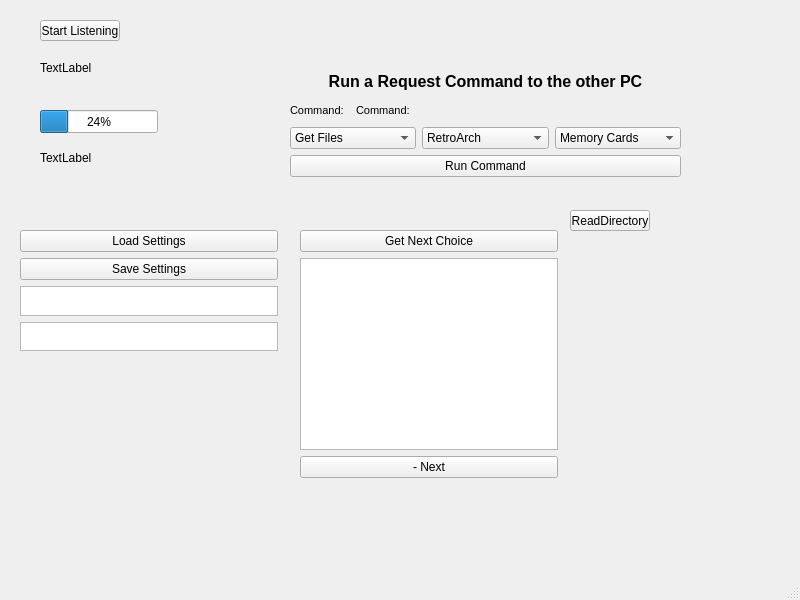
<?xml version="1.0" encoding="UTF-8"?>
<ui version="4.0">
 <class>TCP_Client_A</class>
 <widget class="QMainWindow" name="TCP_Client_A">
  <property name="geometry">
   <rect>
    <x>0</x>
    <y>0</y>
    <width>800</width>
    <height>600</height>
   </rect>
  </property>
  <property name="windowTitle">
   <string>TCP_Client_A</string>
  </property>
  <widget class="QWidget" name="centralwidget">
   <widget class="QPushButton" name="pushButton">
    <property name="geometry">
     <rect>
      <x>40</x>
      <y>20</y>
      <width>80</width>
      <height>21</height>
     </rect>
    </property>
    <property name="text">
     <string>Start Listening</string>
    </property>
   </widget>
   <widget class="QLabel" name="receivedStatusLabel">
    <property name="geometry">
     <rect>
      <x>40</x>
      <y>150</y>
      <width>511</width>
      <height>16</height>
     </rect>
    </property>
    <property name="text">
     <string>TextLabel</string>
    </property>
   </widget>
   <widget class="QProgressBar" name="receivedProgressBar">
    <property name="geometry">
     <rect>
      <x>40</x>
      <y>110</y>
      <width>118</width>
      <height>23</height>
     </rect>
    </property>
    <property name="value">
     <number>24</number>
    </property>
   </widget>
   <widget class="QLabel" name="progressLabel">
    <property name="geometry">
     <rect>
      <x>40</x>
      <y>60</y>
      <width>511</width>
      <height>16</height>
     </rect>
    </property>
    <property name="text">
     <string>TextLabel</string>
    </property>
   </widget>
   <widget class="QPushButton" name="ReadDirectoryButton">
    <property name="geometry">
     <rect>
      <x>570</x>
      <y>210</y>
      <width>80</width>
      <height>21</height>
     </rect>
    </property>
    <property name="text">
     <string>ReadDirectory</string>
    </property>
   </widget>
   <widget class="QWidget" name="">
    <property name="geometry">
     <rect>
      <x>300</x>
      <y>230</y>
      <width>258</width>
      <height>248</height>
     </rect>
    </property>
    <layout class="QVBoxLayout" name="verticalLayout">
     <item>
      <widget class="QPushButton" name="pushButton_NextChoice">
       <property name="text">
        <string>Get Next Choice</string>
       </property>
      </widget>
     </item>
     <item>
      <widget class="QListView" name="listViewChoices"/>
     </item>
     <item>
      <widget class="QPushButton" name="pushButton_RemoveNext">
       <property name="text">
        <string>- Next</string>
       </property>
      </widget>
     </item>
    </layout>
   </widget>
   <widget class="QWidget" name="">
    <property name="geometry">
     <rect>
      <x>290</x>
      <y>70</y>
      <width>391</width>
      <height>107</height>
     </rect>
    </property>
    <layout class="QVBoxLayout" name="verticalLayout_2">
     <item>
      <layout class="QVBoxLayout" name="verticalLayout_4">
       <item>
        <widget class="QLabel" name="receivedStatusLabel_4">
         <property name="font">
          <font>
           <pointsize>12</pointsize>
           <weight>75</weight>
           <bold>true</bold>
          </font>
         </property>
         <property name="text">
          <string>Run a Request Command to the other PC</string>
         </property>
         <property name="alignment">
          <set>Qt::AlignCenter</set>
         </property>
        </widget>
       </item>
       <item>
        <layout class="QHBoxLayout" name="horizontalLayout_2">
         <item>
          <widget class="QLabel" name="receivedStatusLabel_2">
           <property name="maximumSize">
            <size>
             <width>60</width>
             <height>16777215</height>
            </size>
           </property>
           <property name="font">
            <font>
             <pointsize>8</pointsize>
            </font>
           </property>
           <property name="text">
            <string>Command:</string>
           </property>
          </widget>
         </item>
         <item>
          <widget class="QLabel" name="CommandLabel">
           <property name="font">
            <font>
             <pointsize>8</pointsize>
            </font>
           </property>
           <property name="text">
            <string>Command:</string>
           </property>
          </widget>
         </item>
        </layout>
       </item>
      </layout>
     </item>
     <item>
      <layout class="QHBoxLayout" name="horizontalLayout">
       <item>
        <widget class="QComboBox" name="comboBox">
         <property name="maximumSize">
          <size>
           <width>500</width>
           <height>16777215</height>
          </size>
         </property>
         <item>
          <property name="text">
           <string>Get Files</string>
          </property>
         </item>
         <item>
          <property name="text">
           <string>Download</string>
          </property>
         </item>
         <item>
          <property name="text">
           <string>Update</string>
          </property>
         </item>
        </widget>
       </item>
       <item>
        <widget class="QComboBox" name="comboBox_2">
         <item>
          <property name="text">
           <string>RetroArch</string>
          </property>
         </item>
         <item>
          <property name="text">
           <string>PCSX2</string>
          </property>
         </item>
         <item>
          <property name="text">
           <string>Project64</string>
          </property>
         </item>
        </widget>
       </item>
       <item>
        <widget class="QComboBox" name="comboBox_3">
         <item>
          <property name="text">
           <string>Memory Cards</string>
          </property>
         </item>
         <item>
          <property name="text">
           <string>Configs</string>
          </property>
         </item>
         <item>
          <property name="text">
           <string>Cheats</string>
          </property>
         </item>
        </widget>
       </item>
      </layout>
     </item>
     <item>
      <widget class="QPushButton" name="pushButton_SaveSettings_2">
       <property name="text">
        <string>Run Command</string>
       </property>
      </widget>
     </item>
    </layout>
   </widget>
   <widget class="QWidget" name="">
    <property name="geometry">
     <rect>
      <x>20</x>
      <y>230</y>
      <width>258</width>
      <height>121</height>
     </rect>
    </property>
    <layout class="QVBoxLayout" name="verticalLayout_3">
     <item>
      <widget class="QPushButton" name="pushButton_LoadSettings">
       <property name="text">
        <string>Load Settings</string>
       </property>
      </widget>
     </item>
     <item>
      <widget class="QPushButton" name="pushButton_SaveSettings">
       <property name="text">
        <string>Save Settings</string>
       </property>
      </widget>
     </item>
     <item>
      <widget class="QTextEdit" name="RetroArchLoc"/>
     </item>
     <item>
      <widget class="QTextEdit" name="PCSXLoc"/>
     </item>
    </layout>
   </widget>
  </widget>
  <widget class="QMenuBar" name="menubar">
   <property name="geometry">
    <rect>
     <x>0</x>
     <y>0</y>
     <width>800</width>
     <height>20</height>
    </rect>
   </property>
  </widget>
  <widget class="QStatusBar" name="statusbar"/>
 </widget>
 <resources/>
 <connections/>
</ui>
